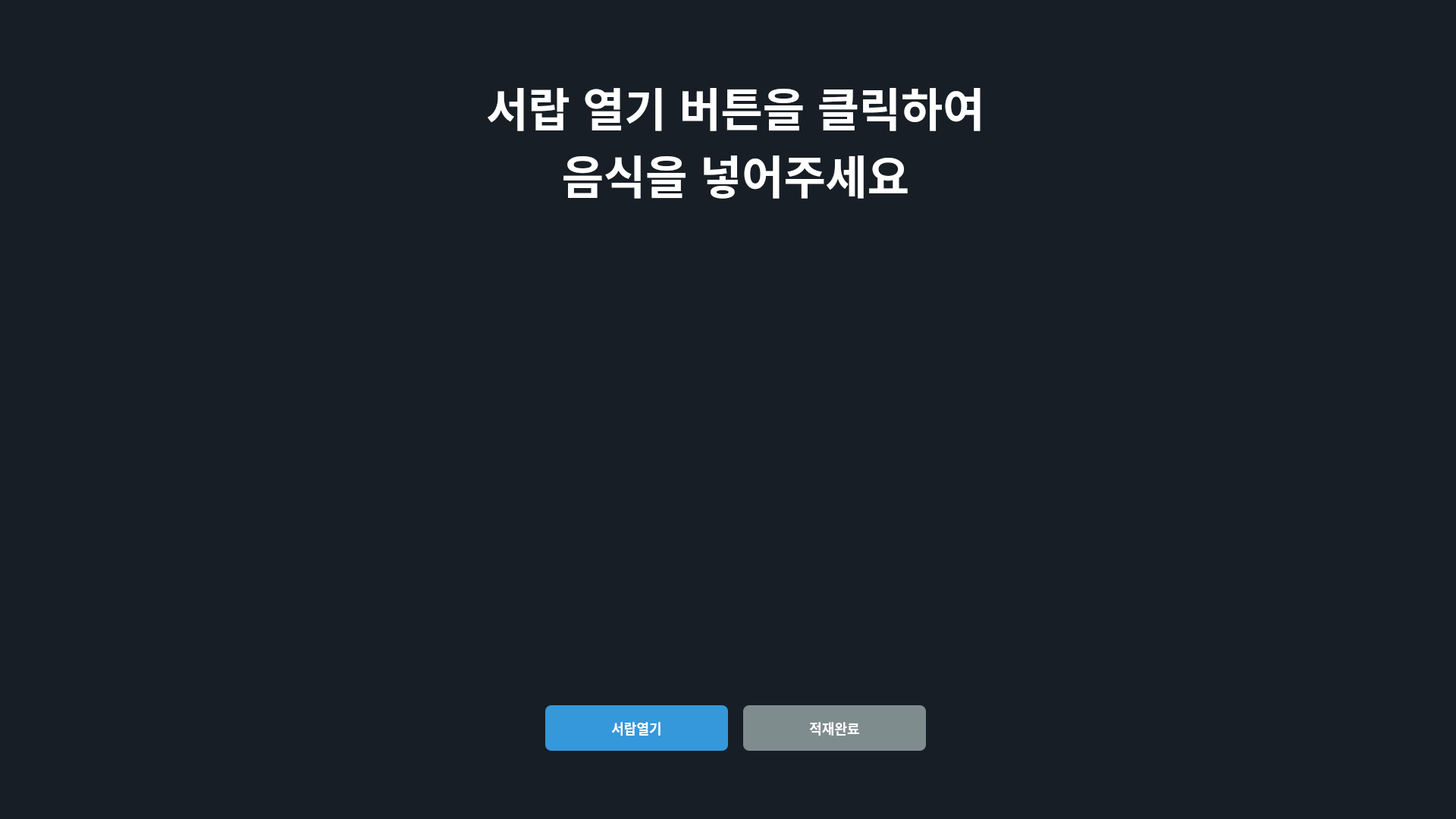
<?xml version="1.0" encoding="UTF-8"?>
<ui version="4.0">
 <class>DrawerOpen</class>
 <widget class="QWidget" name="DrawerOpen">
  <property name="geometry">
   <rect>
    <x>0</x>
    <y>0</y>
    <width>1920</width>
    <height>1080</height>
   </rect>
  </property>
  <property name="windowTitle">
   <string>Drawer Open</string>
  </property>
  <property name="styleSheet">
   <string>QWidget {
    background-color: #171E26;
}

QLabel {
    color: white;
    font-family: &quot;Malgun Gothic&quot;, &quot;Arial&quot;, sans-serif;
    background-color: transparent;
    border: none;
}

QPushButton {
    background-color: #3498db;
    color: white;
    border: none;
    border-radius: 8px;
    font-family: &quot;Malgun Gothic&quot;, sans-serif;
    font-weight: bold;
    font-size: 18px;
}

QPushButton:hover {
    background-color: #2980b9;
}</string>
  </property>
  <widget class="QLabel" name="instructionText">
   <property name="geometry">
    <rect>
     <x>470</x>
     <y>80</y>
     <width>1000</width>
     <height>211</height>
    </rect>
   </property>
   <property name="styleSheet">
    <string notr="true">font-size: 60px; 
font-weight: bold; 
color: white; 
line-height: 1.3;</string>
   </property>
   <property name="text">
    <string>서랍 열기 버튼을 클릭하여
음식을 넣어주세요</string>
   </property>
   <property name="alignment">
    <set>Qt::AlignCenter</set>
   </property>
  </widget>
  <widget class="QLabel" name="pickupImage">
   <property name="geometry">
    <rect>
     <x>690</x>
     <y>330</y>
     <width>541</width>
     <height>531</height>
    </rect>
   </property>
   <property name="styleSheet">
    <string>background-color: transparent;</string>
   </property>
   <property name="text">
    <string/>
   </property>
   <property name="scaledContents">
    <bool>true</bool>
   </property>
   <property name="alignment">
    <set>Qt::AlignCenter</set>
   </property>
  </widget>
  <widget class="QPushButton" name="openDrawerButton">
   <property name="geometry">
    <rect>
     <x>719</x>
     <y>930</y>
     <width>241</width>
     <height>60</height>
    </rect>
   </property>
   <property name="styleSheet">
    <string>font-size: 18px; font-weight: bold;</string>
   </property>
   <property name="text">
    <string>서랍열기</string>
   </property>
  </widget>
  <widget class="QPushButton" name="loadingCompleteButton">
   <property name="enabled">
    <bool>false</bool>
   </property>
   <property name="geometry">
    <rect>
     <x>980</x>
     <y>930</y>
     <width>241</width>
     <height>60</height>
    </rect>
   </property>
   <property name="styleSheet">
    <string>background-color: #7f8c8d; font-size: 18px; font-weight: bold;</string>
   </property>
   <property name="text">
    <string>적재완료</string>
   </property>
  </widget>
 </widget>
 <resources/>
 <connections/>
</ui>
